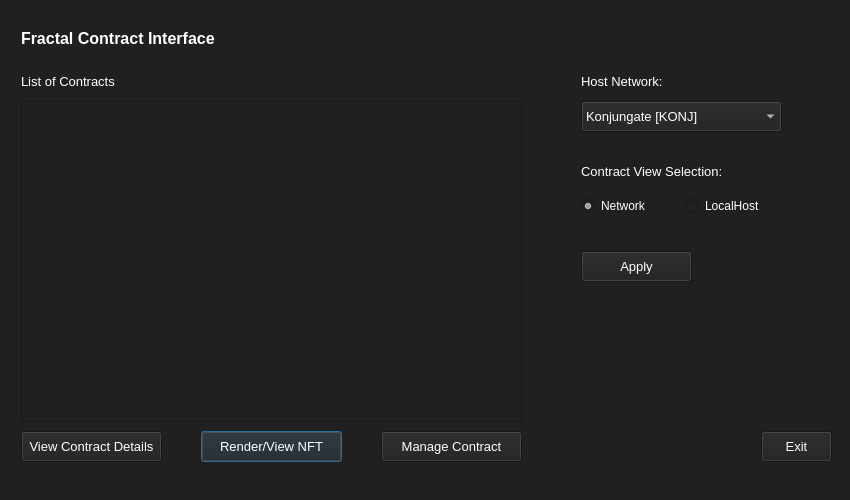
<?xml version="1.0" encoding="UTF-8"?>
<ui version="4.0">
 <class>ContractUI</class>
 <widget class="QDialog" name="ContractUI">
  <property name="windowModality">
   <enum>Qt::NonModal</enum>
  </property>
  <property name="enabled">
   <bool>true</bool>
  </property>
  <property name="geometry">
   <rect>
    <x>0</x>
    <y>0</y>
    <width>850</width>
    <height>500</height>
   </rect>
  </property>
  <property name="sizePolicy">
   <sizepolicy hsizetype="Preferred" vsizetype="Preferred">
    <horstretch>0</horstretch>
    <verstretch>0</verstretch>
   </sizepolicy>
  </property>
  <property name="minimumSize">
   <size>
    <width>0</width>
    <height>0</height>
   </size>
  </property>
  <property name="acceptDrops">
   <bool>false</bool>
  </property>
  <property name="windowTitle">
   <string>Form</string>
  </property>
  <property name="styleSheet">
   <string notr="true">color: rgb(255, 255, 255);
    background-color: rgb(32, 32, 32);</string>
  </property>
  <layout class="QGridLayout">
   <property name="sizeConstraint">
    <enum>QLayout::SetMaximumSize</enum>
   </property>
   <property name="leftMargin">
    <number>21</number>
   </property>
   <property name="topMargin">
    <number>21</number>
   </property>
   <property name="rightMargin">
    <number>10</number>
   </property>
   <item row="1" column="0">
    <widget class="QWidget" name="widget_fci" native="true">
     <property name="styleSheet">
      <string notr="true">background-color: rgb(32, 32, 32);
color: rgb(255, 255, 255);</string>
     </property>
     <widget class="QWidget" name="layoutWidget00">
      <property name="geometry">
       <rect>
        <x>0</x>
        <y>0</y>
        <width>501</width>
        <height>35</height>
       </rect>
      </property>
      <layout class="QHBoxLayout" name="horizontalLayout_4">
       <property name="spacing">
        <number>7</number>
       </property>
       <item>
        <widget class="QLabel" name="nftMAINWINDOW">
         <property name="font">
          <font>
           <pointsize>12</pointsize>
           <weight>75</weight>
           <bold>true</bold>
          </font>
         </property>
         <property name="text">
          <string>Fractal Contract Interface</string>
         </property>
        </widget>
       </item>
      </layout>
     </widget>
     <widget class="QPushButton" name="rnderBTN">
      <property name="geometry">
       <rect>
        <x>180</x>
        <y>410</y>
        <width>141</width>
        <height>31</height>
       </rect>
      </property>
      <property name="font">
       <font>
        <pointsize>10</pointsize>
       </font>
      </property>
      <property name="text">
       <string>Render/View NFT</string>
      </property>
     </widget>
     <widget class="QLabel" name="contpathLABEL">
      <property name="geometry">
       <rect>
        <x>0</x>
        <y>50</y>
        <width>271</width>
        <height>21</height>
       </rect>
      </property>
      <property name="font">
       <font>
        <pointsize>10</pointsize>
       </font>
      </property>
      <property name="text">
       <string>List of Contracts</string>
      </property>
     </widget>
     <widget class="QLabel" name="chostLABEL">
      <property name="geometry">
       <rect>
        <x>560</x>
        <y>50</y>
        <width>201</width>
        <height>21</height>
       </rect>
      </property>
      <property name="font">
       <font>
        <pointsize>10</pointsize>
       </font>
      </property>
      <property name="text">
       <string>Host Network:</string>
      </property>
     </widget>
     <widget class="QComboBox" name="chostSELECT">
      <property name="geometry">
       <rect>
        <x>560</x>
        <y>80</y>
        <width>201</width>
        <height>31</height>
       </rect>
      </property>
      <property name="font">
       <font>
        <pointsize>10</pointsize>
       </font>
      </property>
      <item>
       <property name="text">
        <string>Konjungate [KONJ]</string>
       </property>
      </item>
     </widget>
     <widget class="QPushButton" name="aplyBTN">
      <property name="geometry">
       <rect>
        <x>560</x>
        <y>230</y>
        <width>111</width>
        <height>31</height>
       </rect>
      </property>
      <property name="font">
       <font>
        <pointsize>10</pointsize>
       </font>
      </property>
      <property name="text">
       <string>Apply</string>
      </property>
     </widget>
     <widget class="QPushButton" name="manageBTN">
      <property name="enabled">
       <bool>true</bool>
      </property>
      <property name="geometry">
       <rect>
        <x>360</x>
        <y>410</y>
        <width>141</width>
        <height>31</height>
       </rect>
      </property>
      <property name="font">
       <font>
        <pointsize>10</pointsize>
       </font>
      </property>
      <property name="text">
       <string>Manage Contract</string>
      </property>
     </widget>
     <widget class="QPushButton" name="viewcBTN">
      <property name="geometry">
       <rect>
        <x>0</x>
        <y>410</y>
        <width>141</width>
        <height>31</height>
       </rect>
      </property>
      <property name="font">
       <font>
        <pointsize>10</pointsize>
       </font>
      </property>
      <property name="text">
       <string>View Contract Details</string>
      </property>
     </widget>
     <widget class="QLabel" name="chostmethodLABEL">
      <property name="geometry">
       <rect>
        <x>560</x>
        <y>140</y>
        <width>201</width>
        <height>21</height>
       </rect>
      </property>
      <property name="font">
       <font>
        <pointsize>10</pointsize>
       </font>
      </property>
      <property name="text">
       <string>Contract View Selection:</string>
      </property>
     </widget>
     <widget class="QWidget" name="horizontalLayoutWidget">
      <property name="geometry">
       <rect>
        <x>560</x>
        <y>170</y>
        <width>201</width>
        <height>31</height>
       </rect>
      </property>
      <layout class="QHBoxLayout" name="horizontalLayout">
       <item>
        <widget class="QRadioButton" name="cxnmethodRADIO">
         <property name="enabled">
          <bool>true</bool>
         </property>
         <property name="text">
          <string>Network</string>
         </property>
         <property name="checked">
          <bool>true</bool>
         </property>
        </widget>
       </item>
       <item>
        <widget class="QRadioButton" name="clclhstmethodRADIO">
         <property name="text">
          <string>LocalHost</string>
         </property>
         <property name="checked">
          <bool>false</bool>
         </property>
        </widget>
       </item>
      </layout>
     </widget>
     <widget class="QTableView" name="contractVIEW">
      <property name="geometry">
       <rect>
        <x>0</x>
        <y>80</y>
        <width>501</width>
        <height>321</height>
       </rect>
      </property>
     </widget>
     <widget class="QPushButton" name="exitBTN">
      <property name="geometry">
       <rect>
        <x>740</x>
        <y>410</y>
        <width>71</width>
        <height>31</height>
       </rect>
      </property>
      <property name="font">
       <font>
        <pointsize>10</pointsize>
       </font>
      </property>
      <property name="text">
       <string>Exit</string>
      </property>
     </widget>
    </widget>
   </item>
  </layout>
 </widget>
 <resources/>
 <connections/>
</ui>
